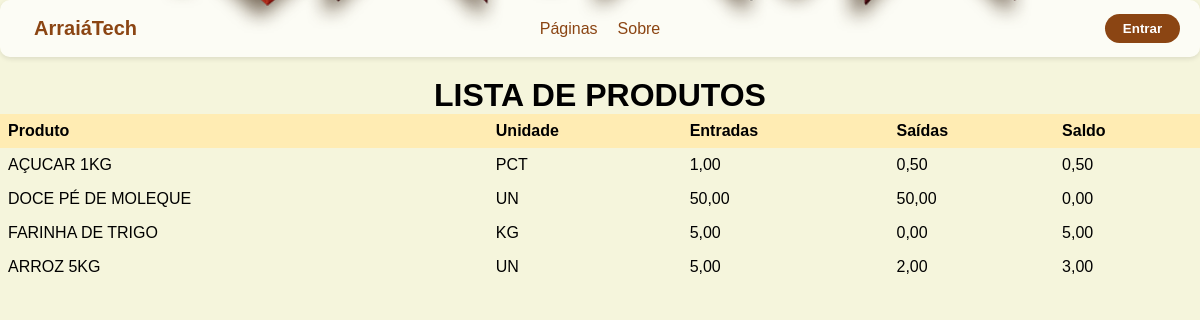
The page /transparencia/ on the database as committed earlier.
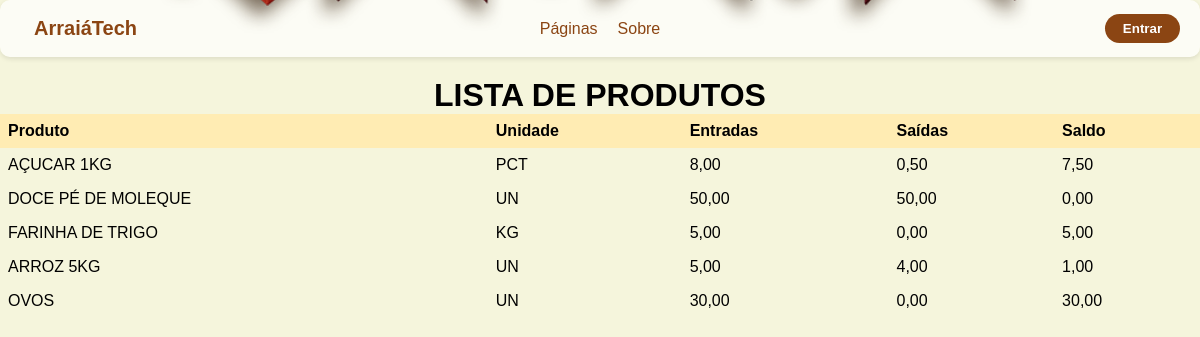
The same page on the database as committed later.
### movimentacao/models.py (models this page shows, shortened)
class Produtos(models.Model):
    UNIDADE_CHOICES = (
        ('UN', 'Unidade'),
        ('PCT', 'Pacote'),
        ('L', 'Litros'),
        ('KG', 'Quilograma'),
    )
    nome_produto = models.CharField(max_length=100, unique=True)
    unidade = models.CharField(max_length=20, choices=UNIDADE_CHOICES, blank=False)
    saldo = models.DecimalField(max_digits=10, decimal_places=2, default=0, editable=False)
    entradas = models.DecimalField(max_digits=10, decimal_places=2, default=0, editable=False)
    saidas = models.DecimalField(max_digits=10, decimal_places=2, default=0, editable=False)
    data_criacao = models.DateTimeField(auto_now_add=True)

### publico/views.py (the view)
# urls.py: path('transparencia/', views.transparencia, name="transparencia"),
def transparencia(request):
    produtos_list = Produtos.objects.all()  # Obtém todos os produtos do banco de dados
    return render(request, 'transparencia.html', {'produtos_list': produtos_list})

### publico/templates/transparencia.html (shortened to what this page needs)
{% load static %}
<!DOCTYPE html>
<html lang="pt-BR">
<head>
    <link rel="stylesheet" href="{% static 'publico/css.css' %}">
</head>
<body>
    {% include 'layouts/base.html' %}
    <p>
        <div>
             <h1> LISTA DE PRODUTOS </h1>
        <div>
        <div>
            <table>
                <thead>
                    <tr>
                        <th>Produto</th>
                        <th>Unidade</th>
                        <th>Entradas</th>
                        <th>Saídas</th>
                        <th>Saldo</th>
                    </tr>
                </thead>
                <tbody>
                    {% for produto in produtos_list %}
                    <tr>
                        <td>{{ produto.nome_produto }}</td>
                        <td>{{ produto.unidade }}</td>
                        <td>{{ produto.entradas }}</td>
                        <td>{{ produto.saidas }}</td>
                        <td>{{ produto.saldo }}</td>
                    </tr>
                    {% endfor %}
                </tbody>
            </table>
</body>
</html>

Rows that differ between the two databases and show on the page:
changed Produtos "AÇUCAR 1KG": entradas "1,00" → "8,00"; saldo "0,50" → "7,50"
changed Produtos "ARROZ 5KG": saidas "2,00" → "4,00"; saldo "3,00" → "1,00"
added Produtos: nome_produto "OVOS", unidade "UN", entradas "30,00", saidas "0,00", saldo "30,00"
